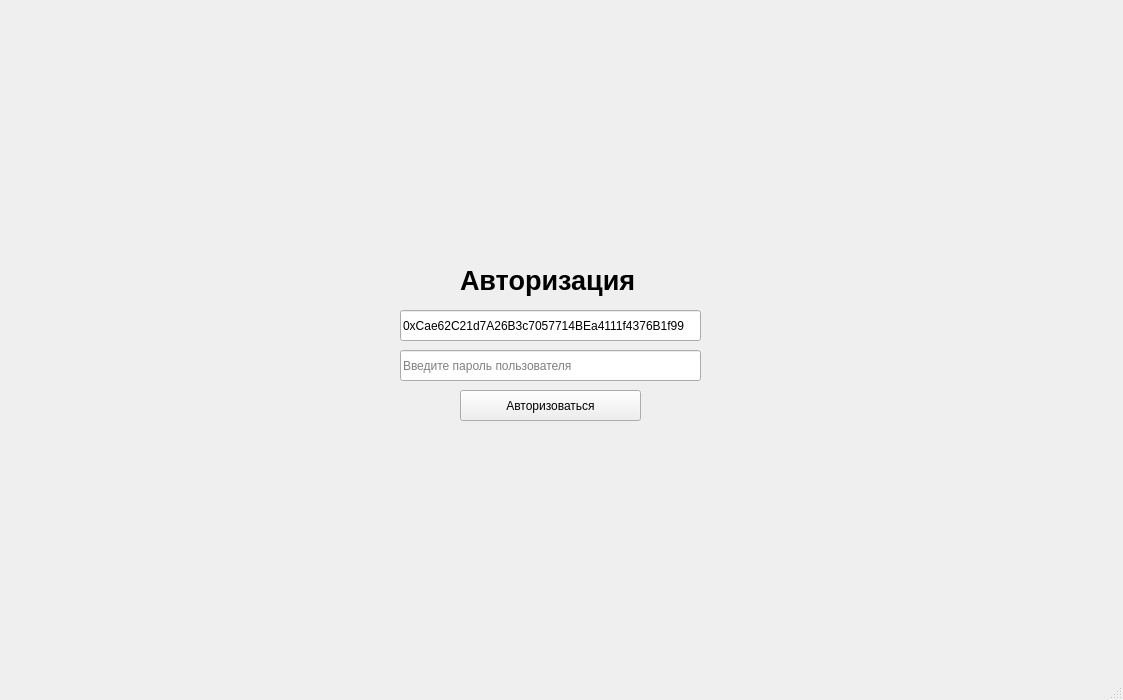
<?xml version="1.0" encoding="UTF-8"?>
<ui version="4.0">
 <class>MainWindow</class>
 <widget class="QMainWindow" name="MainWindow">
  <property name="geometry">
   <rect>
    <x>0</x>
    <y>0</y>
    <width>1123</width>
    <height>700</height>
   </rect>
  </property>
  <property name="windowTitle">
   <string>MainWindow</string>
  </property>
  <property name="autoFillBackground">
   <bool>true</bool>
  </property>
  <widget class="QWidget" name="centralwidget">
   <widget class="QLineEdit" name="addressLine">
    <property name="geometry">
     <rect>
      <x>400</x>
      <y>310</y>
      <width>301</width>
      <height>31</height>
     </rect>
    </property>
    <property name="text">
     <string>0xCae62C21d7A26B3c7057714BEa4111f4376B1f99</string>
    </property>
    <property name="placeholderText">
     <string>Введите адрес пользователя</string>
    </property>
   </widget>
   <widget class="QLabel" name="label">
    <property name="geometry">
     <rect>
      <x>460</x>
      <y>260</y>
      <width>201</width>
      <height>41</height>
     </rect>
    </property>
    <property name="sizePolicy">
     <sizepolicy hsizetype="Preferred" vsizetype="Preferred">
      <horstretch>0</horstretch>
      <verstretch>0</verstretch>
     </sizepolicy>
    </property>
    <property name="font">
     <font>
      <pointsize>20</pointsize>
      <weight>75</weight>
      <bold>true</bold>
     </font>
    </property>
    <property name="text">
     <string>Авторизация</string>
    </property>
   </widget>
   <widget class="QLineEdit" name="passwordLine">
    <property name="geometry">
     <rect>
      <x>400</x>
      <y>350</y>
      <width>301</width>
      <height>31</height>
     </rect>
    </property>
    <property name="text">
     <string/>
    </property>
    <property name="echoMode">
     <enum>QLineEdit::Password</enum>
    </property>
    <property name="placeholderText">
     <string>Введите пароль пользователя</string>
    </property>
   </widget>
   <widget class="QPushButton" name="pushButton">
    <property name="geometry">
     <rect>
      <x>460</x>
      <y>390</y>
      <width>181</width>
      <height>31</height>
     </rect>
    </property>
    <property name="text">
     <string>Авторизоваться</string>
    </property>
   </widget>
  </widget>
  <widget class="QMenuBar" name="menubar">
   <property name="geometry">
    <rect>
     <x>0</x>
     <y>0</y>
     <width>1123</width>
     <height>21</height>
    </rect>
   </property>
  </widget>
  <widget class="QStatusBar" name="statusbar"/>
 </widget>
 <resources/>
 <connections/>
</ui>
